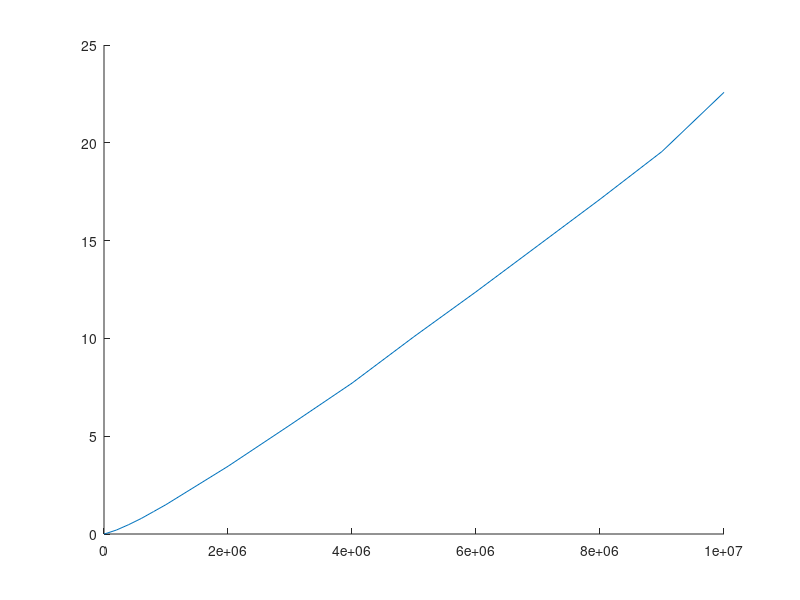

MATLAB code for this plot: (Note: this script raises an error after producing the figure.)
x = [100, 1000, 5000, 10000, 50000, 200000, 400000, 600000, 800000, 1000000, 2000000, 3000000, 4000000, 5000000, 6000000, 7000000, 8000000, 9000000, 10000000]

tiempo_real = [0.0006430149,0.0011920929,0.0038630962,0.0077760220,0.0449399948,0.2023949623,0.4814920425,0.7925539017,1.1468989849,1.5021829605,3.4618101120,5.5703141689,7.7122220993,10.0891699791,12.3830151558,14.7475128174,17.1137609482,19.5558428764,22.5793399811]

xi=linspace(100,10000000);

% Grado 1
n1 = 1
p1=polyfit(x,tiempo_real,n1)
z1=polyval(p1,xi)
% Grado 2
n2 = 2
p2=polyfit(x,tiempo_real,n2)
z2=polyval(p2,xi)
% Grado 3
n3 = 3
p3=polyfit(x,tiempo_real,n3)
z3=polyval(p3,xi)
% Grado 4
n4 = 4
p4=polyfit(x,tiempo_real,n4)
z4=polyval(p4,xi)
% Grado 8
n5 = 8
p5=polyfit(x,tiempo_real,n5)
z5=polyval(p5,xi)


%
%
% Gráficas
%
%

hold on
        
t_real = plot(x, tiempo_real)
t_real.Color = 'r'

% Grado 1

poly1 = plot(xi, z1)
poly1.Color = 	[0, 0.4470, 0.7410]
poly1.Marker = 'o'

% Grado 2

poly2 = plot(xi, z2)
poly2.Color = [0.8500, 0.3250, 0.0980]
poly2.Marker = 'o'

% Grado 3

poly3 = plot(xi, z3)
poly3.Color = [0.9290, 0.6940, 0.1250]
poly3.Marker = 'o'

% Grado 4

poly4 = plot(xi, z4)
poly4.Color = [0.4940, 0.1840, 0.5560]
poly4.Marker = 'o'


% Grado 8

poly5 = plot(xi, z5)
poly5.Color = [0.4660, 0.6740, 0.1880]
poly5.Marker = 'o'

hold off

legend([t_real, poly1,poly2,poly3,poly4,poly5],'Tiempo Real','Grado 1','Grado 2','Grado 3','Grado 4','Grado 8')